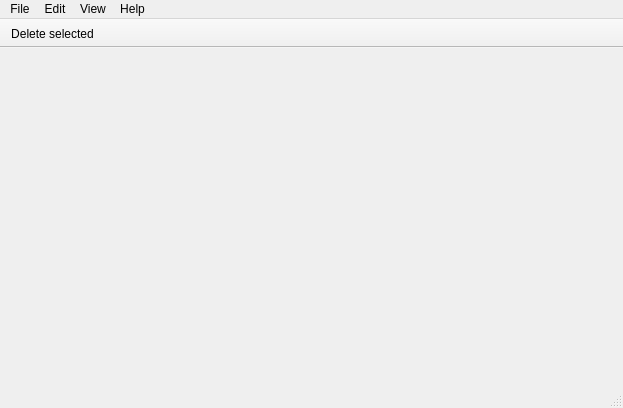
<?xml version="1.0" encoding="UTF-8"?>
<ui version="4.0">
 <class>FsmEditor</class>
 <widget class="QMainWindow" name="FsmEditor">
  <property name="geometry">
   <rect>
    <x>0</x>
    <y>0</y>
    <width>623</width>
    <height>408</height>
   </rect>
  </property>
  <property name="windowTitle">
   <string>FsmEditor</string>
  </property>
  <widget class="QWidget" name="centralWidget"/>
  <widget class="QMenuBar" name="menuBar">
   <property name="geometry">
    <rect>
     <x>0</x>
     <y>0</y>
     <width>623</width>
     <height>21</height>
    </rect>
   </property>
   <widget class="QMenu" name="menuFile">
    <property name="title">
     <string>File</string>
    </property>
    <addaction name="actionExit"/>
   </widget>
   <widget class="QMenu" name="menuHelp">
    <property name="title">
     <string>Help</string>
    </property>
    <addaction name="actionAbout_Qt"/>
    <addaction name="actionAbout"/>
   </widget>
   <widget class="QMenu" name="menuEdit">
    <property name="title">
     <string>Edit</string>
    </property>
   </widget>
   <widget class="QMenu" name="menuView">
    <property name="title">
     <string>View</string>
    </property>
    <addaction name="actionToggle_grid"/>
    <addaction name="actionToggle_grid_snapping"/>
    <addaction name="actionSize_scene_to_content"/>
    <addaction name="actionSet_scene_size"/>
   </widget>
   <addaction name="menuFile"/>
   <addaction name="menuEdit"/>
   <addaction name="menuView"/>
   <addaction name="menuHelp"/>
  </widget>
  <widget class="QToolBar" name="mainToolBar">
   <property name="movable">
    <bool>false</bool>
   </property>
   <property name="floatable">
    <bool>false</bool>
   </property>
   <attribute name="toolBarArea">
    <enum>TopToolBarArea</enum>
   </attribute>
   <attribute name="toolBarBreak">
    <bool>false</bool>
   </attribute>
   <addaction name="actionDelete"/>
  </widget>
  <widget class="QStatusBar" name="statusBar"/>
  <action name="actionExit">
   <property name="text">
    <string>Exit</string>
   </property>
  </action>
  <action name="actionAbout">
   <property name="text">
    <string>About</string>
   </property>
  </action>
  <action name="actionDelete">
   <property name="text">
    <string>Delete selected</string>
   </property>
   <property name="shortcut">
    <string>Del</string>
   </property>
  </action>
  <action name="actionToggle_grid">
   <property name="text">
    <string>Toggle grid</string>
   </property>
  </action>
  <action name="actionToggle_grid_snapping">
   <property name="text">
    <string>Toggle grid snapping</string>
   </property>
  </action>
  <action name="actionSize_scene_to_content">
   <property name="text">
    <string>Size scene to content</string>
   </property>
  </action>
  <action name="actionSet_scene_size">
   <property name="text">
    <string>Set scene size</string>
   </property>
  </action>
  <action name="actionAbout_Qt">
   <property name="text">
    <string>About Qt</string>
   </property>
  </action>
 </widget>
 <layoutdefault spacing="6" margin="11"/>
 <resources/>
 <connections/>
</ui>
